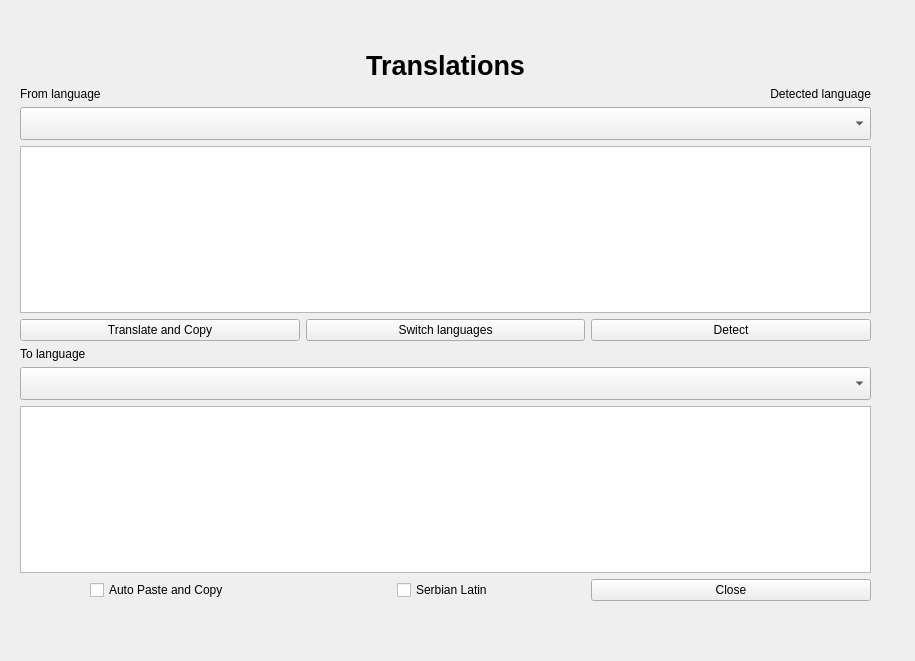
<?xml version="1.0" encoding="UTF-8"?>
<ui version="4.0">
 <class>Dialog</class>
 <widget class="QDialog" name="Dialog">
  <property name="geometry">
   <rect>
    <x>0</x>
    <y>0</y>
    <width>915</width>
    <height>661</height>
   </rect>
  </property>
  <property name="windowTitle">
   <string>Dialog</string>
  </property>
  <widget class="QWidget" name="gridLayoutWidget">
   <property name="geometry">
    <rect>
     <x>20</x>
     <y>50</y>
     <width>851</width>
     <height>551</height>
    </rect>
   </property>
   <layout class="QGridLayout" name="gridLayout">
    <item row="5" column="0">
     <widget class="QLabel" name="lbl_to">
      <property name="text">
       <string>To language</string>
      </property>
     </widget>
    </item>
    <item row="4" column="0">
     <widget class="QPushButton" name="btn_trans">
      <property name="text">
       <string>Translate and Copy</string>
      </property>
      <property name="autoDefault">
       <bool>false</bool>
      </property>
     </widget>
    </item>
    <item row="4" column="1">
     <widget class="QPushButton" name="btn_switch">
      <property name="text">
       <string>Switch languages</string>
      </property>
      <property name="autoDefault">
       <bool>false</bool>
      </property>
     </widget>
    </item>
    <item row="8" column="2">
     <widget class="QPushButton" name="btn_close">
      <property name="text">
       <string>Close</string>
      </property>
      <property name="autoDefault">
       <bool>false</bool>
      </property>
     </widget>
    </item>
    <item row="0" column="0" colspan="3">
     <widget class="QLabel" name="lbl_title">
      <property name="font">
       <font>
        <pointsize>20</pointsize>
        <weight>75</weight>
        <bold>true</bold>
       </font>
      </property>
      <property name="text">
       <string>Translations</string>
      </property>
      <property name="alignment">
       <set>Qt::AlignCenter</set>
      </property>
      <property name="textInteractionFlags">
       <set>Qt::LinksAccessibleByMouse|Qt::TextSelectableByMouse</set>
      </property>
     </widget>
    </item>
    <item row="2" column="0" colspan="3">
     <widget class="QComboBox" name="cmb_from">
      <property name="font">
       <font>
        <pointsize>16</pointsize>
       </font>
      </property>
     </widget>
    </item>
    <item row="3" column="0" colspan="3">
     <widget class="QTextEdit" name="txt_from"/>
    </item>
    <item row="6" column="0" colspan="3">
     <widget class="QComboBox" name="cmb_to">
      <property name="font">
       <font>
        <pointsize>16</pointsize>
       </font>
      </property>
     </widget>
    </item>
    <item row="7" column="0" colspan="3">
     <widget class="QTextEdit" name="txt_to"/>
    </item>
    <item row="1" column="0">
     <widget class="QLabel" name="lbl_from">
      <property name="text">
       <string>From language</string>
      </property>
     </widget>
    </item>
    <item row="1" column="1" colspan="2">
     <widget class="QLabel" name="lbl_detected">
      <property name="text">
       <string>Detected language</string>
      </property>
      <property name="alignment">
       <set>Qt::AlignRight|Qt::AlignTrailing|Qt::AlignVCenter</set>
      </property>
     </widget>
    </item>
    <item row="4" column="2">
     <widget class="QPushButton" name="btn_detect">
      <property name="text">
       <string>Detect</string>
      </property>
      <property name="autoDefault">
       <bool>false</bool>
      </property>
     </widget>
    </item>
    <item row="8" column="1" alignment="Qt::AlignHCenter">
     <widget class="QCheckBox" name="chk_latin">
      <property name="text">
       <string>Serbian Latin</string>
      </property>
     </widget>
    </item>
    <item row="8" column="0" alignment="Qt::AlignHCenter">
     <widget class="QCheckBox" name="chk_auto_paste_and_copy">
      <property name="text">
       <string>Auto Paste and Copy</string>
      </property>
     </widget>
    </item>
   </layout>
  </widget>
 </widget>
 <resources/>
 <connections/>
</ui>
